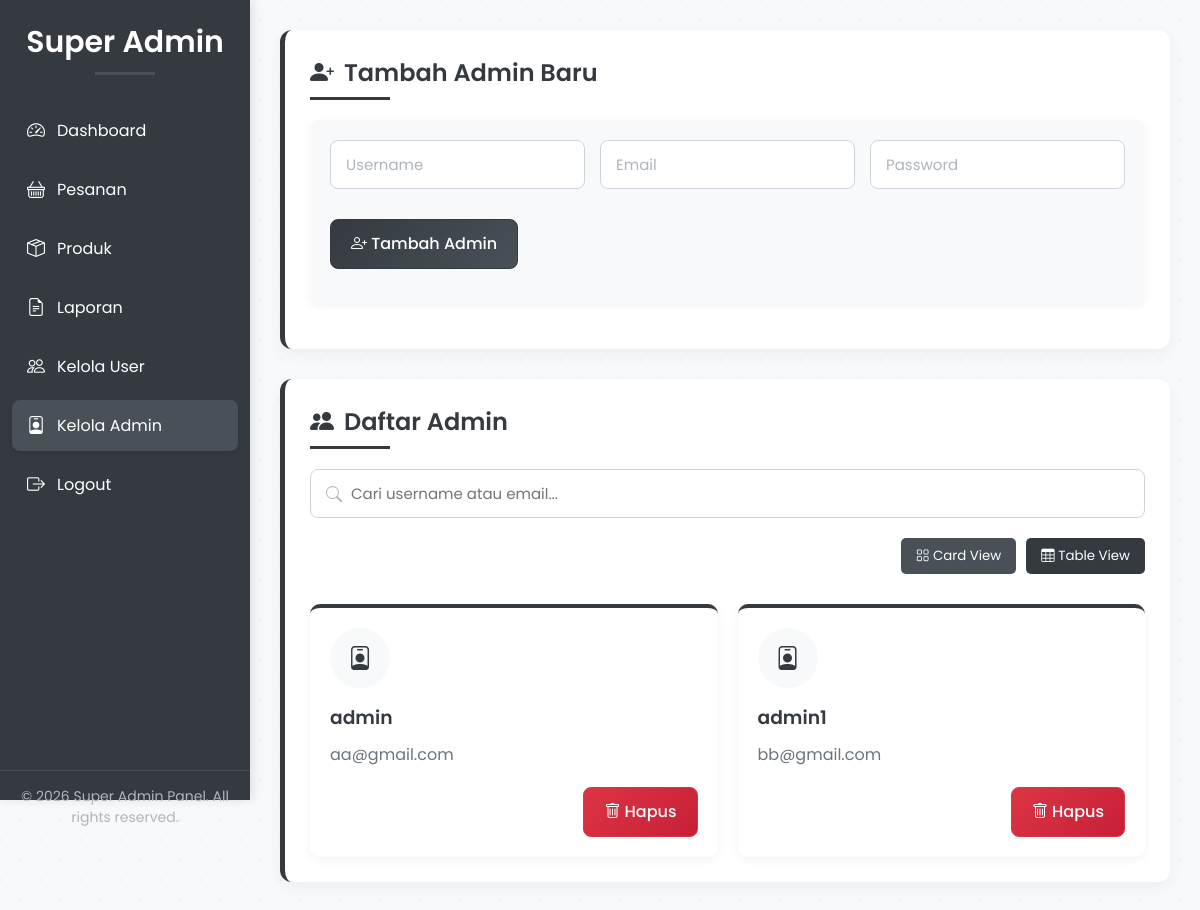
Page /superadmin/admins.php (signed in) on the committed database.
### tables this page shows
CREATE TABLE `admin_222060` (
  `id_222060` int NOT NULL AUTO_INCREMENT,
  `username_222060` varchar(100) DEFAULT NULL,
  `email_222060` varchar(100) DEFAULT NULL,
  `password_222060` varchar(255) DEFAULT NULL,
  PRIMARY KEY (`id_222060`),
  UNIQUE KEY `username` (`username_222060`)
);

### superadmin/admins.php (the view, shortened to what this page needs)
<?php
include '../config/config.php';
$admins = $conn->query("SELECT * FROM admin_222060");
$current_page = basename($_SERVER['PHP_SELF']);
?>
<!DOCTYPE html>
<html lang="id">
<head>
    <link href="https://cdn.jsdelivr.net/npm/bootstrap-icons/font/bootstrap-icons.css" rel="stylesheet">
    <link rel="stylesheet" href="https://cdnjs.cloudflare.com/ajax/libs/font-awesome/6.4.2/css/all.min.css">
</head>
<body>
<aside class="sidebar" id="sidebar">
    <h2>Super Admin</h2>
    <ul>
        <li><a href="dashboard.php" class="<?= $current_page == 'dashboard.php' ? 'active' : '' ?>">
            <i class="bi bi-speedometer2"></i> Dashboard
        </a></li>
        <li><a href="orders.php" class="<?= $current_page == 'orders.php' ? 'active' : '' ?>">
            <i class="bi bi-basket"></i> Pesanan
        </a></li>
        <li><a href="products.php" class="<?= $current_page == 'products.php' ? 'active' : '' ?>">
            <i class="bi bi-box-seam"></i> Produk
        </a></li>
        <li><a href="laporan.php" class="<?= $current_page == 'laporan.php' ? 'active' : '' ?>">
            <i class="bi bi-file-earmark-text"></i> Laporan
        </a></li>
        <li><a href="users.php" class="<?= $current_page == 'users.php' ? 'active' : '' ?>">
            <i class="bi bi-people"></i> Kelola User
        </a></li>
        <li><a href="admins.php" class="<?= $current_page == 'admins.php' ? 'active' : '' ?>">
            <i class="bi bi-person-badge"></i> Kelola Admin
        </a></li>
        <li><a href="logout.php">
            <i class="bi bi-box-arrow-right"></i> Logout
        </a></li>
    </ul>
    <div class="copyright">
        &copy; <?= date("Y"); ?> Super Admin Panel. All rights reserved.
    </div>
</aside>
<main class="content">
    <div class="card-section">
        <h2><i class="bi bi-person-plus-fill"></i> Tambah Admin Baru</h2>
        <form method="post" class="admin-form">
            <div class="form-group">
                <input type="text" class="form-control" name="username_222060" placeholder="Username" required>
            </div>
            <div class="form-group">
                <input type="email" class="form-control" name="email_222060" placeholder="Email" required>
            </div>
            <div class="form-group">
                <input type="password" class="form-control" name="password_222060" placeholder="Password" required>
            </div>
            <div class="form-group">
                <button type="submit" name="add_admin" class="btn btn-primary">
                    <i class="bi bi-person-plus"></i> Tambah Admin
                </button>
            </div>
        </form>
    </div>
    <div class="card-section">
        <h2><i class="bi bi-people-fill"></i> Daftar Admin</h2>
        <div class="search-bar">
            <input type="text" id="searchInput" class="search-input" placeholder="Cari username atau email...">
        </div>
        <div class="view-toggle">
            <button class="toggle-btn active" id="cardView"><i class="bi bi-grid"></i> Card View</button>
            <button class="toggle-btn" id="tableView"><i class="bi bi-table"></i> Table View</button>
        </div>
        <div class="admin-cards" id="adminCardsContainer">
            <?php
            while ($row = $admins->fetch_assoc()) { ?>
                <div class="admin-card">
                    <div class="admin-icon">
                        <i class="bi bi-person-badge"></i>
                    </div>
                    <h3><?= htmlspecialchars($row['username_222060']) ?></h3>
                    <p><?= htmlspecialchars($row['email_222060']) ?></p>
                    <div class="card-actions">
                        <a href="admins.php?delete=<?= $row['id_222060'] ?>" class="btn btn-danger" onclick="return confirm('Hapus admin ini?')">
                            <i class="bi bi-trash"></i> Hapus
                        </a>
                    </div>
                </div>
            <?php } ?>
        </div>
    </div>
</main>
</body>
</html>

### superadmin/admins.php (style rules this page uses)
* { margin: 0; padding: 0; box-sizing: border-box; font-family: 'Poppins', sans-serif; }
body { min-height: 100vh; display: flex; background-color: #f8f9fa; color: #333; }
.sidebar { width: 250px; background-color: #343a40; padding-top: 20px; height: 100vh; position: fixed; left: 0; top: 0; transition: transform 0.3s ease-in-out; z-index: 999; box-shadow: 3px 0 10px rgba(0, 0, 0, 0.1); }
.sidebar h2 { text-align: center; color: #fff; margin-bottom: 30px; font-size: 30px; font-weight: 600; position: relative; padding-bottom: 10px; }
.sidebar h2:after { content: ''; position: absolute; bottom: 0; left: 50%; transform: translateX(-50%); width: 60px; height: 3px; background-color: #495057; }
.sidebar ul { list-style: none; padding: 0; margin-top: 20px; }
.sidebar ul li { margin: 8px 12px; }
.sidebar ul li a { display: flex; padding: 12px 15px; color: #fff; text-decoration: none; border-radius: 8px; align-items: center; gap: 12px; transition: all 0.3s ease; }
.sidebar ul li a.active { background-color: #495057; box-shadow: 0 2px 5px rgba(0, 0, 0, 0.1); }
.sidebar ul li a i { font-size: 18px; transition: transform 0.3s ease; }
.sidebar .copyright { text-align: center; color: #adb5bd; font-size: 14px; margin-top: 260px; padding: 15px; border-top: 1px solid rgba(255, 255, 255, 0.1); }
.content { margin-left: 250px; padding: 30px; width: calc(100% - 250px); transition: margin-left 0.3s ease-in-out; }
.card-section { background-color: #fff; border-radius: 12px; box-shadow: 0 5px 15px rgba(0, 0, 0, 0.05); padding: 25px; margin-bottom: 30px; transition: transform 0.3s ease, box-shadow 0.3s ease; position: relative; overflow: hidden; border-left: 5px solid #343a40; }
.card-section h2 { color: #343a40; margin-bottom: 20px; font-weight: 600; position: relative; padding-bottom: 10px; display: flex; align-items: center; gap: 10px; }
.card-section h2:after { content: ''; position: absolute; bottom: 0; left: 0; width: 80px; height: 3px; background-color: #343a40; }
.admin-form { background-color: #f8f9fa; border-radius: 10px; padding: 20px; box-shadow: 0 3px 10px rgba(0, 0, 0, 0.05); margin-bottom: 20px; transition: transform 0.3s ease, box-shadow 0.3s ease; display: grid; grid-template-columns: repeat(auto-fit, minmax(200px, 1fr)); gap: 15px; }
.form-group { margin-bottom: 15px; }
.form-control { width: 100%; padding: 12px 15px; border: 1px solid #ced4da; border-radius: 8px; font-size: 15px; transition: border-color 0.3s ease, box-shadow 0.3s ease; }
.form-control::placeholder { color: #adb5bd; }
.btn { display: inline-block; font-weight: 500; text-align: center; vertical-align: middle; cursor: pointer; border: 1px solid transparent; padding: 12px 20px; font-size: 16px; line-height: 1.5; border-radius: 8px; transition: all 0.3s ease; text-decoration: none; }
.btn-primary { color: #fff; background: linear-gradient(135deg, #343a40, #495057); border-color: #343a40; }
.btn-danger { color: #fff; background: linear-gradient(135deg, #dc3545, #c71f37); border-color: #dc3545; }
.admin-cards { display: grid; grid-template-columns: repeat(auto-fill, minmax(300px, 1fr)); gap: 20px; margin-top: 30px; }
.admin-card { background-color: #fff; border-radius: 10px; box-shadow: 0 3px 10px rgba(0, 0, 0, 0.05); padding: 20px; transition: transform 0.3s ease, box-shadow 0.3s ease; position: relative; border-top: 4px solid #343a40; }
.admin-card .admin-icon { width: 60px; height: 60px; background-color: #f8f9fa; border-radius: 50%; display: flex; align-items: center; justify-content: center; margin-bottom: 15px; font-size: 24px; color: #343a40; }
.admin-card h3 { margin: 10px 0; color: #343a40; font-weight: 600; }
.admin-card p { color: #6c757d; margin-bottom: 15px; }
.admin-card .card-actions { margin-top: 20px; display: flex; justify-content: flex-end; }
.view-toggle { display: flex; justify-content: flex-end; margin-bottom: 20px; }
.toggle-btn { background-color: #343a40; color: #fff; border: none; padding: 8px 15px; margin-left: 10px; border-radius: 5px; cursor: pointer; transition: background-color 0.3s ease; }
.toggle-btn.active { background-color: #495057; }
.search-bar { margin-bottom: 20px; width: 100%; }
.search-input { width: 100%; padding: 12px 15px; border: 1px solid #ced4da; border-radius: 8px; font-size: 15px; transition: all 0.3s ease; background-color: white; padding-left: 40px; background-repeat: no-repeat; background-position: 15px center; background-size: 16px; }

### rows in the picture
admin_222060: username_222060 "admin", email_222060 "aa@gmail.com"
admin_222060: username_222060 "admin1", email_222060 "bb@gmail.com"
